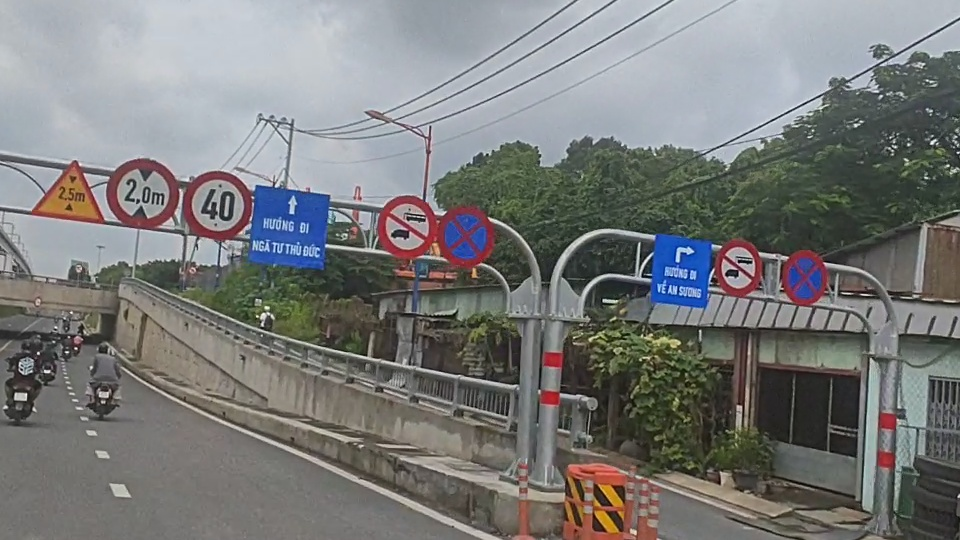
#> input picture data/raw/images/0589.jpg, 960 x 540 px
$ python -i preprocessing.py   (imports and definitions only)
#> lines starting #> are read from the running program, lines starting #| are printed output that depends on the picture
#> further down, picture is the input picture: shape (540, 960, 3); mean B, G, R 121.7, 122.6, 121.5
"""Module Tiền Xử Lý Ảnh (Preprocessing).

Cung cấp các kỹ thuật tiền xử lý ảnh truyền thống:
- Lọc nhiễu muối tiêu (Salt-and-pepper noise) bằng Median Filter
- Tăng cường tương phản cục bộ tự thích nghi (CLAHE) trên kênh L của không gian màu LAB
  nhằm giữ nguyên thông tin màu sắc (kênh A và B) trước khi phân đoạn màu HSV.
"""

from typing import Optional, Tuple

import cv2
import numpy as np


def apply_median_filter(image_bgr: np.ndarray, kernel_size: int = 3) -> np.ndarray:
    """Lọc nhiễu hạt (Salt-and-pepper noise) bằng lọc Median Filter.

    Args:
        image_bgr (np.ndarray): Ảnh đầu vào định dạng BGR.
        kernel_size (int): Kích thước cửa sổ lọc median (phải là số nguyên lẻ >= 3). Mặc định 3.

    Returns:
        np.ndarray: Ảnh đã được khử nhiễu.

    Raises:
        ValueError: Nếu ảnh rỗng hoặc kernel_size không hợp lệ.
    """
#> called with kernel_size = 3
    if image_bgr is None or image_bgr.size == 0:
        raise ValueError("Ảnh đầu vào rỗng hoặc không hợp lệ")
    if not isinstance(kernel_size, int) or kernel_size < 3 or kernel_size % 2 == 0:
        raise ValueError("kernel_size phải là số nguyên lẻ và lớn hơn hoặc bằng 3")

    image_bgr = np.ascontiguousarray(image_bgr)
    return cv2.medianBlur(image_bgr, kernel_size)


def compute_dynamic_clip_limit(l_channel: np.ndarray) -> Tuple[float, float]:
    """Tính clipLimit cho CLAHE dựa trên độ lệch chuẩn của kênh L.

    Args:
        l_channel (np.ndarray): Kênh Lightness (L) từ không gian màu LAB.

    Returns:
        Tuple[float, float]: (clip_limit, std_value).
    """
    std = float(np.std(l_channel))

    if std < 50.0:
        clip_limit = 4.0
    elif std < 100.0:
        clip_limit = 2.0
    else:
        clip_limit = 1.0

    return clip_limit, std


def apply_clahe_lab(
    image_bgr: np.ndarray,
    tile_grid_size: Tuple[int, int] = (8, 8),
    clip_limit: Optional[float] = None,
) -> Tuple[np.ndarray, float, float]:
    """Tăng cường độ tương phản cục bộ (CLAHE) trên kênh L của không gian màu LAB.

    Giúp duy trì màu sắc ở kênh A và B mà không bị biến đổi khi thay đổi độ sáng kênh L.

    Args:
        image_bgr (np.ndarray): Ảnh BGR đầu vào.
        tile_grid_size (Tuple[int, int]): Kích thước ô phân chia ảnh. Mặc định (8, 8).
        clip_limit (Optional[float]): Ngưỡng giới hạn tương phản. Nếu None, tự tính theo std.

    Returns:
        Tuple[np.ndarray, float, float]: (Ảnh BGR đã tăng cường, clip_limit đã dùng, std kênh L).

    Raises:
        ValueError: Nếu ảnh rỗng hoặc tile_grid_size không đúng định dạng.
    """
#> called with tile_grid_size = (8, 8), clip_limit = 2
    if image_bgr is None or image_bgr.size == 0:
        raise ValueError("Ảnh đầu vào rỗng hoặc không hợp lệ")
    if len(tile_grid_size) != 2 or any(int(v) <= 0 for v in tile_grid_size):
        raise ValueError("tile_grid_size phải gồm hai số nguyên dương")

    tile_grid_size = (int(tile_grid_size[0]), int(tile_grid_size[1]))

    # Chuyển từ BGR sang không gian màu LAB
    image_bgr = np.ascontiguousarray(image_bgr)
    lab = cv2.cvtColor(image_bgr, cv2.COLOR_BGR2LAB)
#> lab: shape (540, 960, 3); mean of channels 0, 1, 2 129.5, 127.9, 128.8
    lightness, channel_a, channel_b = cv2.split(lab)
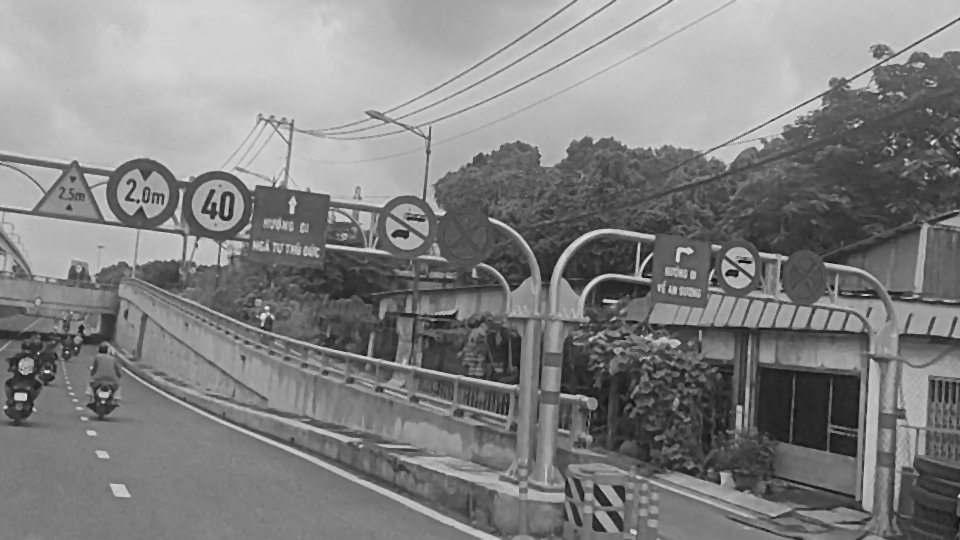
#> lightness: shape (540, 960); min 9, max 235, mean 129.5
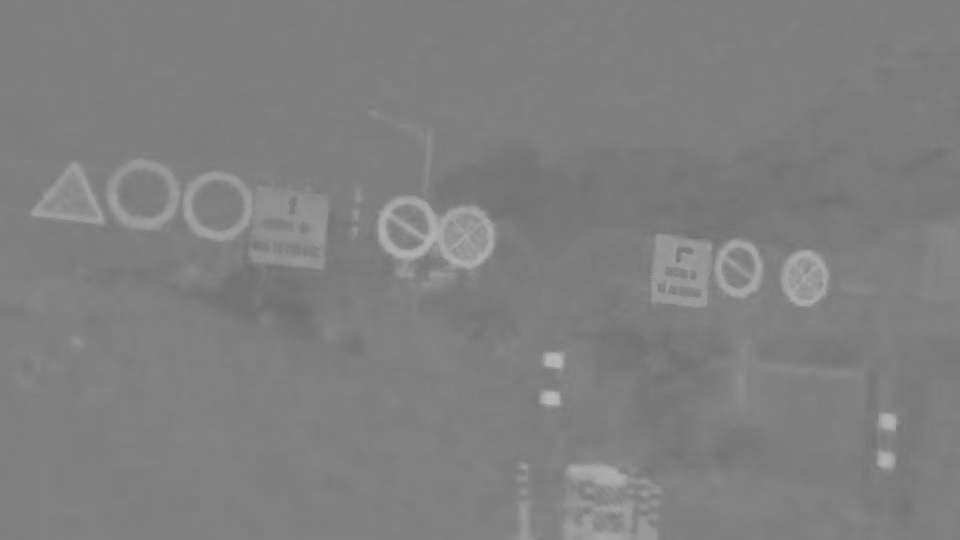
#> channel_a: shape (540, 960); min 110, max 186, mean 127.9
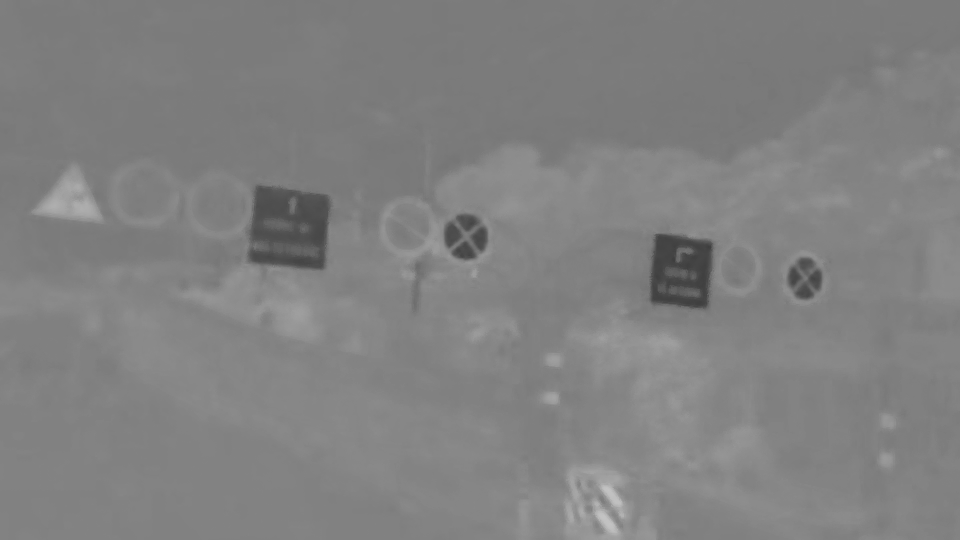
#> channel_b: shape (540, 960); min 62, max 196, mean 128.8

    std = float(np.std(lightness))
#> std = 50.29
    used_clip_limit = (
        float(clip_limit) if clip_limit is not None else compute_dynamic_clip_limit(lightness)[0]
    )
#> used_clip_limit = 2

    # Khởi tạo thuật toán CLAHE và áp dụng lên kênh L
    clahe = cv2.createCLAHE(clipLimit=used_clip_limit, tileGridSize=tile_grid_size)
    lightness_enhanced = clahe.apply(lightness)
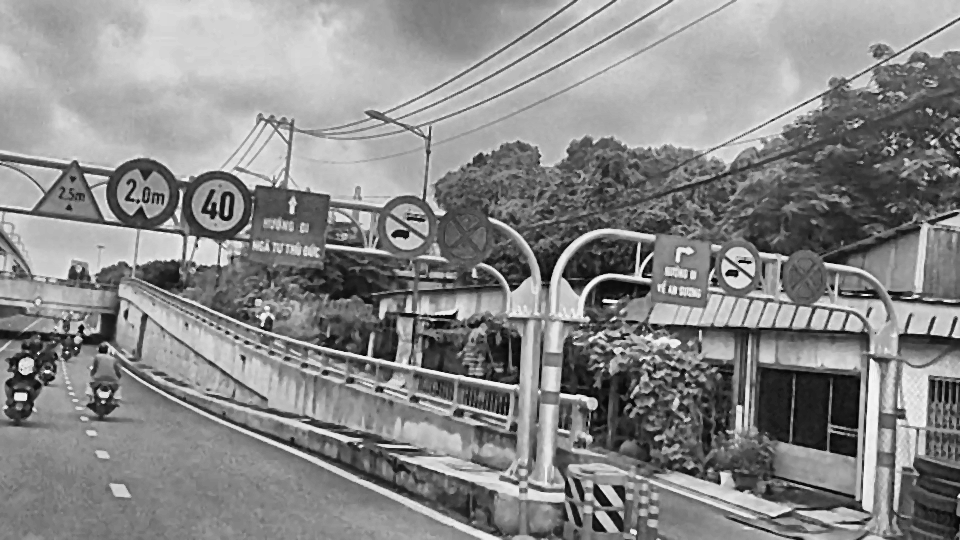
#> lightness_enhanced: shape (540, 960); min 3, max 249, mean 136.6

    # Tái hợp các kênh và chuyển về BGR
    lab_enhanced = cv2.merge([lightness_enhanced, channel_a, channel_b])
#> lab_enhanced: shape (540, 960, 3); mean of channels 0, 1, 2 136.6, 127.9, 128.8
    enhanced_bgr = cv2.cvtColor(lab_enhanced, cv2.COLOR_LAB2BGR)
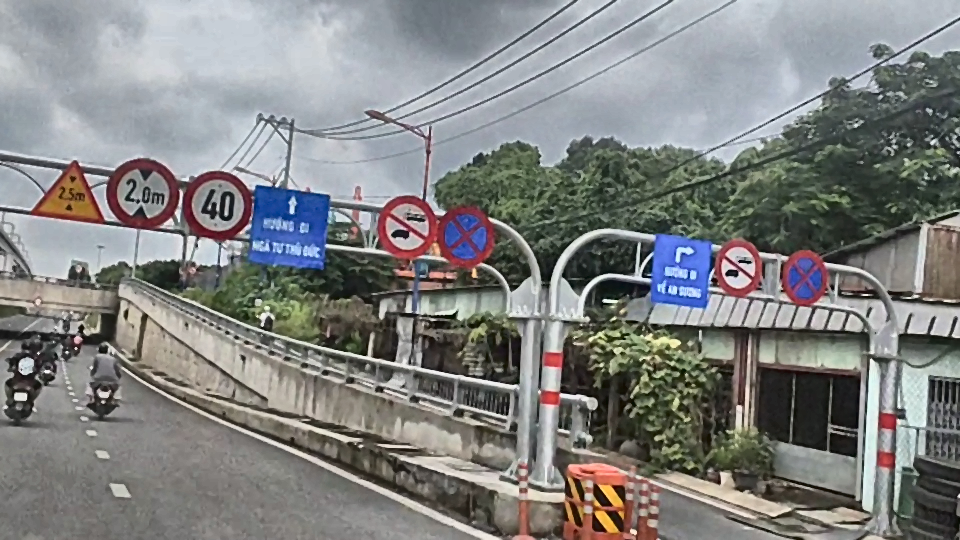
#> enhanced_bgr: shape (540, 960, 3); mean B, G, R 129.3, 130.3, 129.1

    return enhanced_bgr, used_clip_limit, std


def preprocess_image(
    image_bgr: np.ndarray,
    kernel_size: int = 3,
    tile_grid_size: Tuple[int, int] = (8, 8),
    clip_limit: Optional[float] = 2.0,
) -> np.ndarray:
    """Quy trình tiền xử lý ảnh hoàn chỉnh: Median Filter + LAB CLAHE.

    Args:
        image_bgr (np.ndarray): Ảnh BGR gốc.
        kernel_size (int): Kích thước kernel lọc Median. Mặc định 3.
        tile_grid_size (Tuple[int, int]): Kích thước chia lưới CLAHE. Mặc định (8, 8).
        clip_limit (Optional[float]): Ngưỡng giới hạn CLAHE. Mặc định 2.0.

    Returns:
        np.ndarray: Ảnh BGR đã qua tiền xử lý, sẵn sàng cho phân đoạn màu.
    """
    denoised = apply_median_filter(image_bgr, kernel_size=kernel_size)
    enhanced, _, _ = apply_clahe_lab(denoised, tile_grid_size=tile_grid_size, clip_limit=clip_limit)
    return enhanced


# Bí danh tương thích ngược cho codebase cũ
preprocess_task1 = preprocess_image

>>> import cv2
>>> picture = cv2.imread('../data/raw/images/0589.jpg')
>>> result = preprocess_image(picture)

$ run again, on data/raw/images/0667.jpg
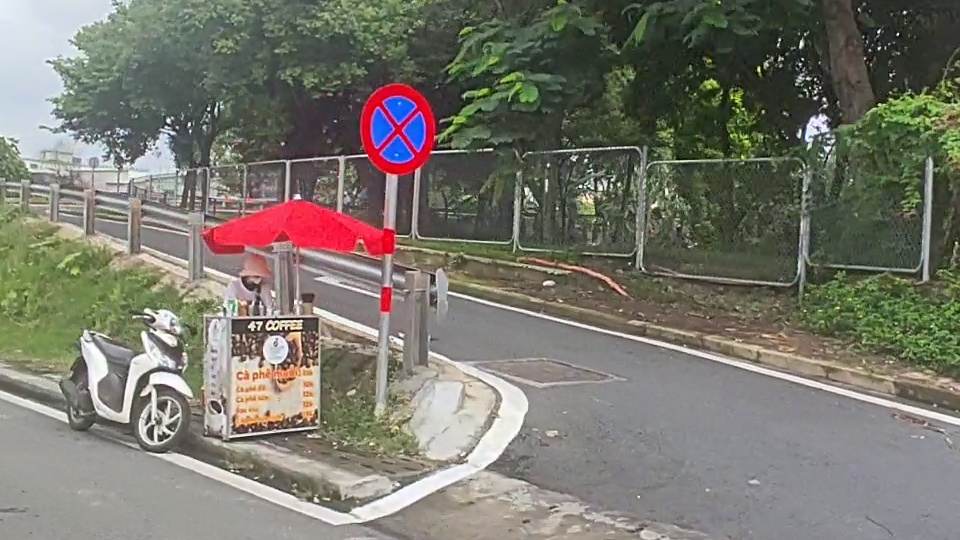
#> input picture data/raw/images/0667.jpg, 960 x 540 px
#> picture is the input picture: shape (540, 960, 3); mean B, G, R 108.8, 118.9, 120.9
#> lab: shape (540, 960, 3); mean of channels 0, 1, 2 126.4, 126.7, 134.6
#> in apply_clahe_lab, `lightness, channel_a, channel_b = cv2.split(lab)`:
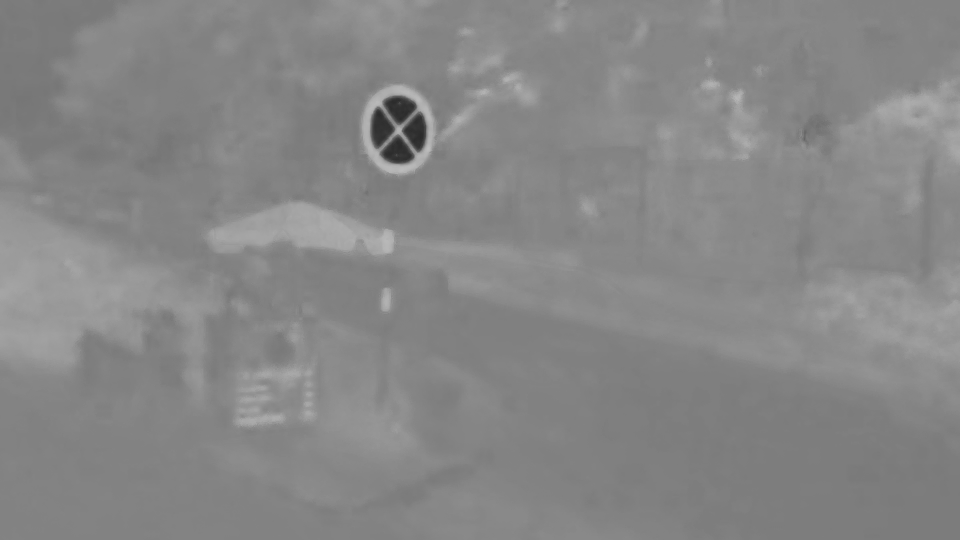
#> channel_b: shape (540, 960); min 41, max 188, mean 134.6
#> std = 47.89
#> used_clip_limit = 2
#> lab_enhanced: shape (540, 960, 3); mean of channels 0, 1, 2 124.8, 126.7, 134.6
#> in apply_clahe_lab, `enhanced_bgr = cv2.cvtColor(lab_enhanced, cv2.COLOR_LAB2BGR)`:
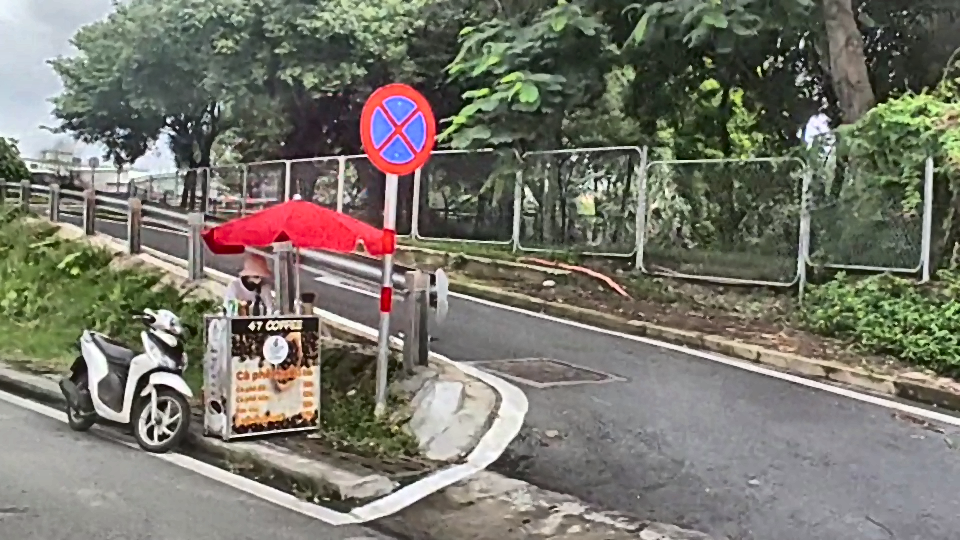
#> enhanced_bgr: shape (540, 960, 3); mean B, G, R 107.4, 118, 119.6

$ run again, on data/raw/images/0902.jpg
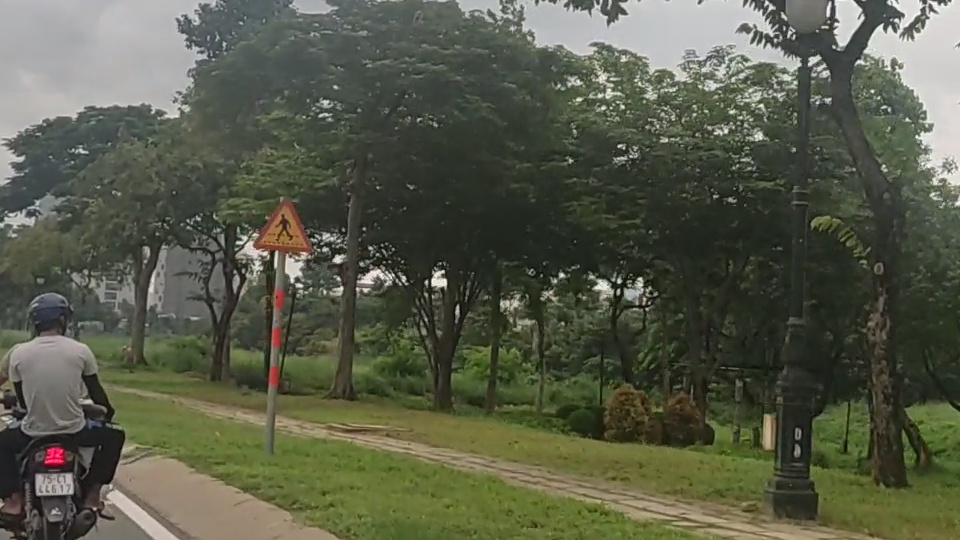
#> input picture data/raw/images/0902.jpg, 960 x 540 px
#> picture is the input picture: shape (540, 960, 3); mean B, G, R 73.1, 91.1, 87.6
#> lab: shape (540, 960, 3); mean of channels 0, 1, 2 94.8, 123.2, 137.9
#> in apply_clahe_lab, `lightness, channel_a, channel_b = cv2.split(lab)`:
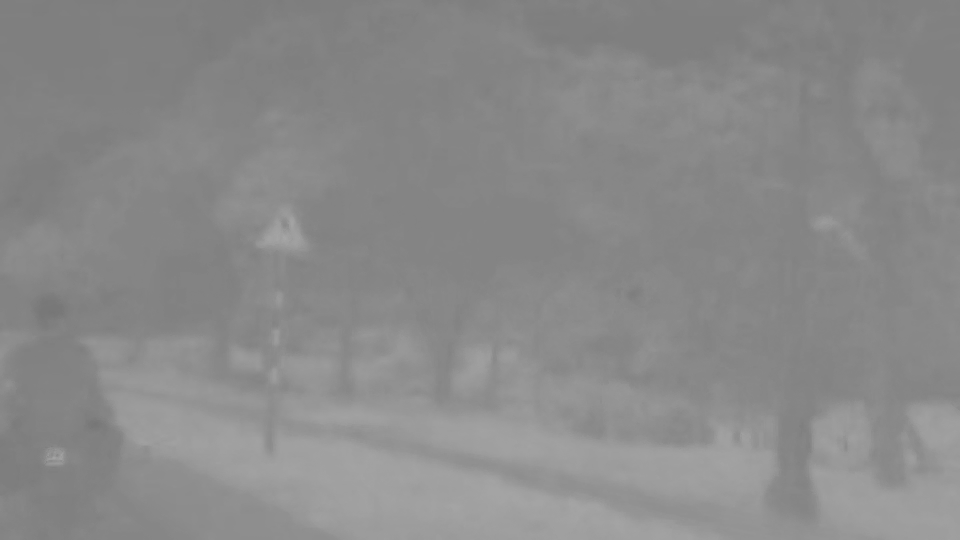
#> channel_b: shape (540, 960); min 118, max 167, mean 137.9
#> std = 46.61
#> used_clip_limit = 2
#> lab_enhanced: shape (540, 960, 3); mean of channels 0, 1, 2 108.2, 123.2, 137.9
#> in apply_clahe_lab, `enhanced_bgr = cv2.cvtColor(lab_enhanced, cv2.COLOR_LAB2BGR)`:
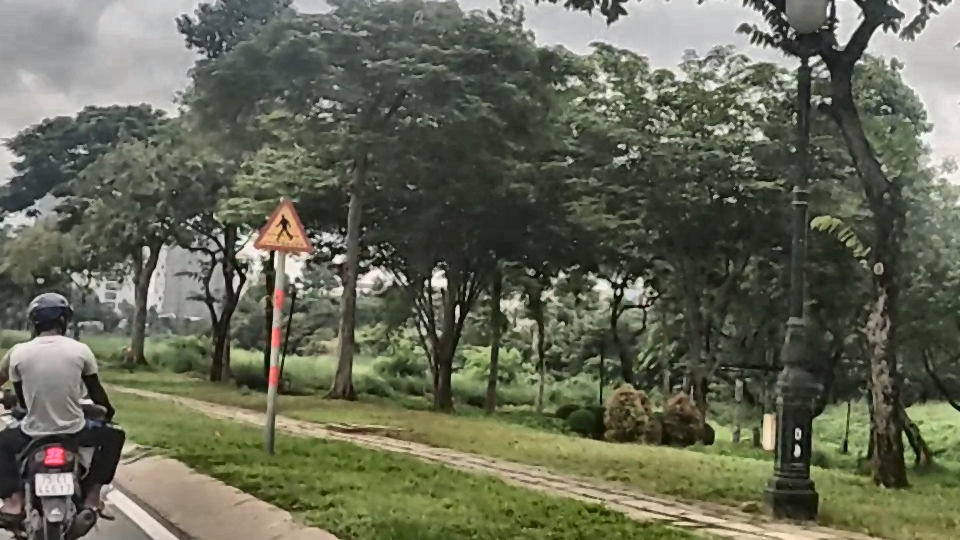
#> enhanced_bgr: shape (540, 960, 3); mean B, G, R 85.7, 104.2, 100.7

$ run again, on data/raw/images/1271.jpg
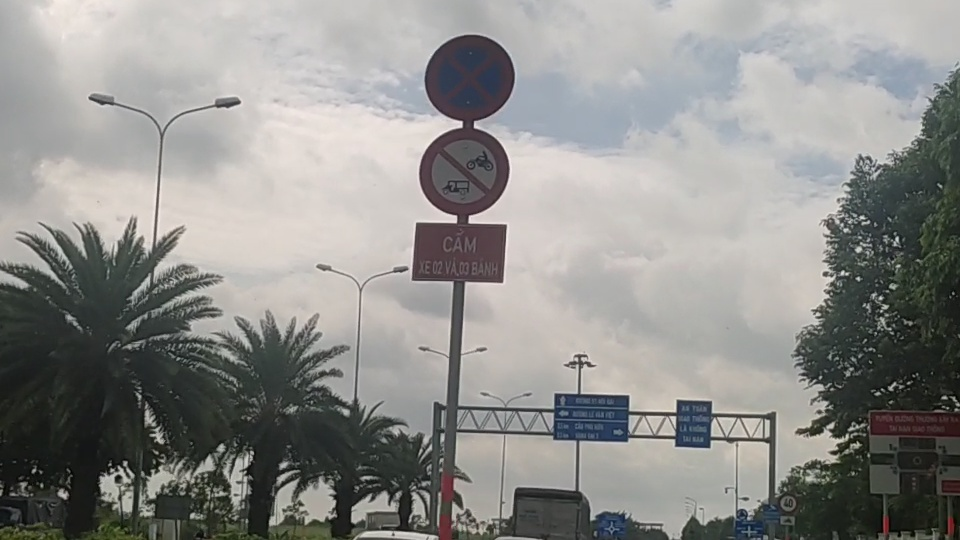
#> input picture data/raw/images/1271.jpg, 960 x 540 px
#> picture is the input picture: shape (540, 960, 3); mean B, G, R 139.2, 141.9, 142.1
#> lab: shape (540, 960, 3); mean of channels 0, 1, 2 147.1, 127.5, 129.6
#> in apply_clahe_lab, `lightness, channel_a, channel_b = cv2.split(lab)`:
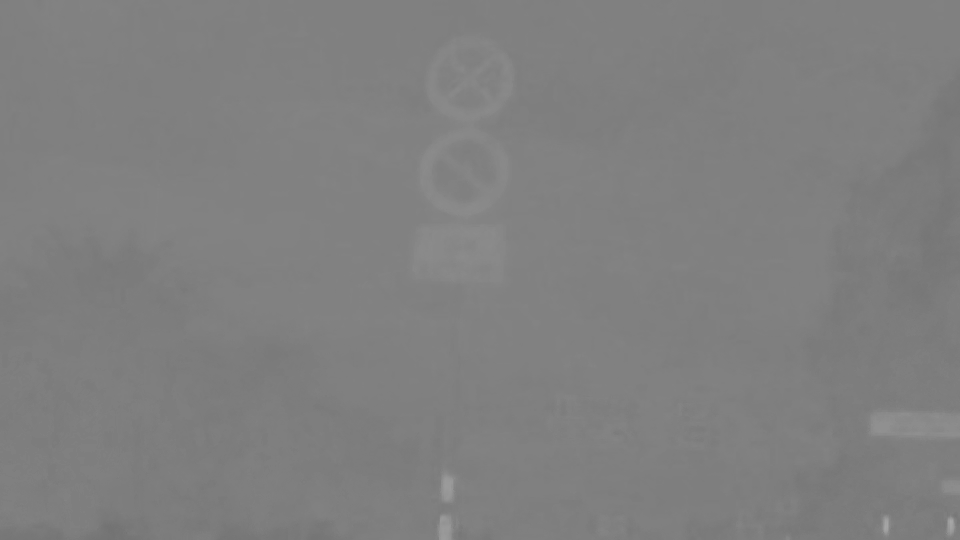
#> channel_a: shape (540, 960); min 114, max 167, mean 127.5
#> std = 67.16
#> used_clip_limit = 2
#> in apply_clahe_lab, `lightness_enhanced = clahe.apply(lightness)`:
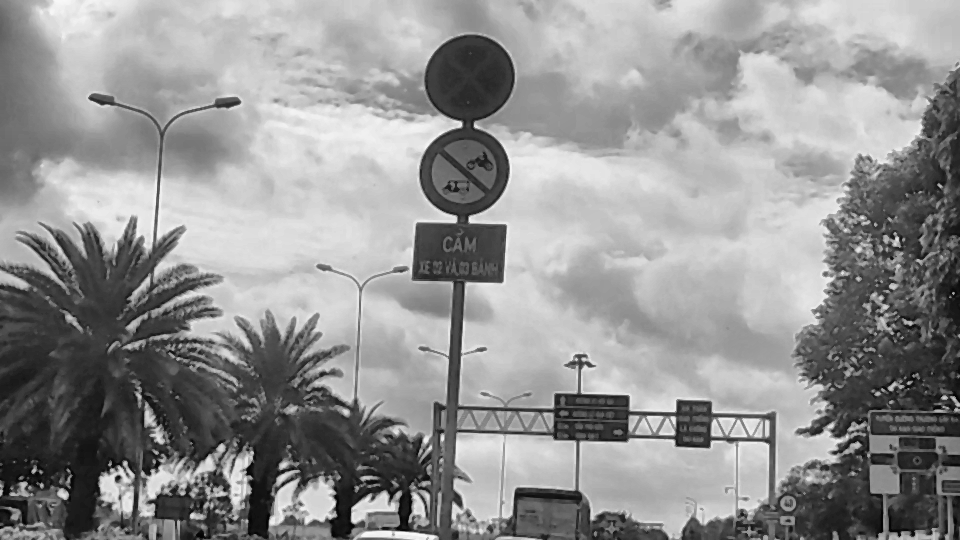
#> lightness_enhanced: shape (540, 960); min 3, max 250, mean 146.8
#> lab_enhanced: shape (540, 960, 3); mean of channels 0, 1, 2 146.8, 127.5, 129.6
